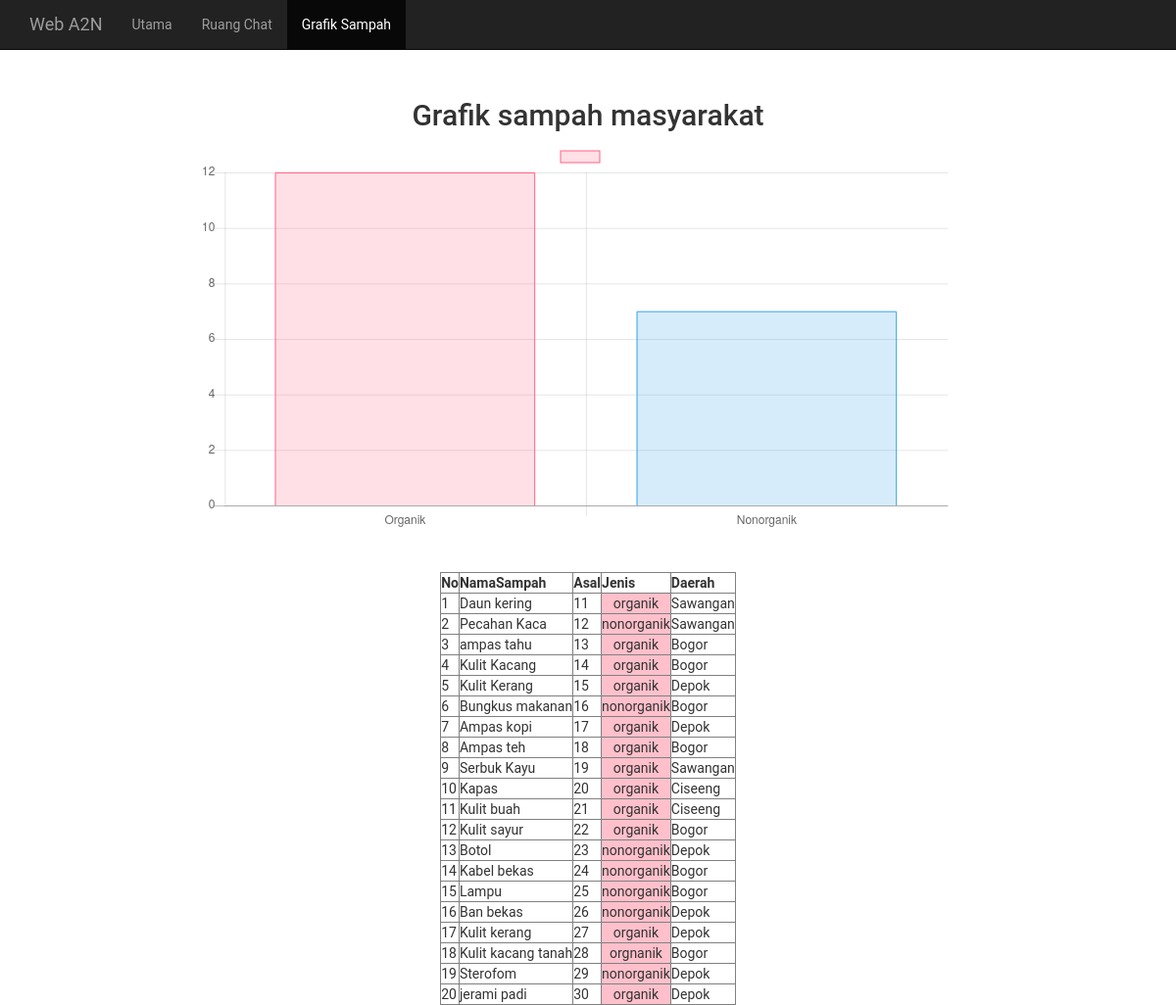
Page /manpro/manpro/grafik_sampah.php on the committed database.
### tables this page shows
CREATE TABLE `sampah` (
  `id` int(11) NOT NULL,
  `namasampah` varchar(100) NOT NULL,
  `asal` varchar(100) NOT NULL,
  `jenis` varchar(15) NOT NULL,
  `daerah` varchar(50) NOT NULL
);

### manpro/manpro/grafik_sampah.php (the view, shortened to what this page needs)
<?php $page = 'grafik_sampah';
include 'include/header.php'; ?>
<br><br>
  <center>
    <h2>Grafik sampah masyarakat<br /></h2>
  </center>
  <?php
  include 'db_connect.php';
  ?>
  <div style="width: 800px;margin: 0px auto;">
    <canvas id="myChart"></canvas>
  </div>
  <br />
  <br />
  <table border="1">
    <thead>
      <tr>
        <th>No</th>
        <th>NamaSampah</th>
        <th>Asal</th>
        <th>Jenis</th>
        <th>Daerah</th>
      </tr>
    </thead>
    <tbody>
      <?php
      $no = 1;
      $data = mysqli_query($db, "select * from sampah");
      while ($d = mysqli_fetch_array($data)) {
      ?>
        <tr>
          <td><?php echo $no++; ?></td>
          <td><?php echo $d['namasampah']; ?></td>
          <td><?php echo $d['asal']; ?></td>
          <td align="center" bgcolor="pink"><?php echo $d['jenis']; ?></td>
          <td><?php echo $d['daerah']; ?></td>
        </tr>
      <?php
      }
      ?>
    </tbody>
  </table>
  <script>
    var ctx = document.getElementById("myChart").getContext('2d');
    var myChart = new Chart(ctx, {
      type: 'bar',
      data: {
        labels: ["Organik", "Nonorganik"],
        datasets: [{
          label: '',
          data: [
            <?php
            $jumlah_organik = mysqli_query($db, "select * from sampah where jenis='organik'");
            echo mysqli_num_rows($jumlah_organik);
            ?>,
            <?php
            $jumlah_nonorganik = mysqli_query($db, "select * from sampah where jenis='nonorganik'");
            echo mysqli_num_rows($jumlah_nonorganik);
            ?>
          ],
          backgroundColor: [
            'rgba(255, 99, 132, 0.2)',
            'rgba(54, 162, 235, 0.2)'
          ],
          borderColor: [
            'rgba(255,99,132,1)',
            'rgba(54, 162, 235, 1)'
          ],
          borderWidth: 1
        }]
      },
      options: {
        scales: {
          yAxes: [{
            ticks: {
              beginAtZero: true
            }
          }]
        }
      }
    });
  </script>
</body>
</html>

### manpro/manpro/grafik_sampah.php (style rules this page uses)
body { font-family: roboto; }
table { margin: 0px auto; }

### rows in the picture
sampah: namasampah "Daun kering", asal "11", jenis "organik", daerah "Sawangan"
sampah: namasampah "Pecahan Kaca", asal "12", jenis "nonorganik", daerah "Sawangan"
sampah: namasampah "ampas tahu", asal "13", jenis "organik", daerah "Bogor"
sampah: namasampah "Kulit Kacang", asal "14", jenis "organik", daerah "Bogor"
sampah: namasampah "Kulit Kerang", asal "15", jenis "organik", daerah "Depok"
sampah: namasampah "Bungkus makanan", asal "16", jenis "nonorganik", daerah "Bogor"
sampah: namasampah "Ampas kopi", asal "17", jenis "organik", daerah "Depok"
sampah: namasampah "Ampas teh", asal "18", jenis "organik", daerah "Bogor"
sampah: namasampah "Serbuk Kayu", asal "19", jenis "organik", daerah "Sawangan"
sampah: namasampah "Kapas", asal "20", jenis "organik", daerah "Ciseeng"
sampah: namasampah "Kulit buah", asal "21", jenis "organik", daerah "Ciseeng"
sampah: namasampah "Kulit sayur", asal "22", jenis "organik", daerah "Bogor"
sampah: namasampah "Botol", asal "23", jenis "nonorganik", daerah "Depok"
sampah: namasampah "Kabel bekas", asal "24", jenis "nonorganik", daerah "Bogor"
sampah: namasampah "Lampu", asal "25", jenis "nonorganik", daerah "Bogor"
sampah: namasampah "Ban bekas", asal "26", jenis "nonorganik", daerah "Depok"
sampah: namasampah "Kulit kerang", asal "27", jenis "organik", daerah "Depok"
sampah: namasampah "Kulit kacang tanah", asal "28", jenis "orgnanik", daerah "Bogor"
sampah: namasampah "Sterofom", asal "29", jenis "nonorganik", daerah "Depok"
sampah: namasampah "jerami padi", asal "30", jenis "organik", daerah "Depok"

### other values in the picture
chart data {{ mysqli_num_rows($jumlah_organik) }} 12
chart data {{ mysqli_num_rows($jumlah_nonorganik) }} 7
